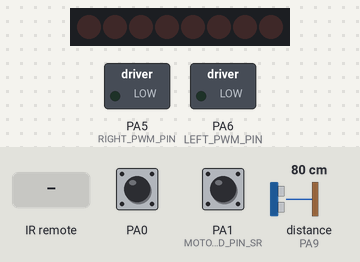
This sketch was run on a simulated STM32 Blue Pill. Parts: 8 shift-register outputs drawn as a row of LEDs (first output left, lit = HIGH), switched loads named in the sketch (green lamp = pin HIGH). Wiring (inferred from the names in the program): ultrasonic range finder: trigger PA8; echo PA9; shift register (74HC595): data PA12; shift clock PA4; latch PA13. Wiring (inferred from the signals the program sends): row of LEDs: on Q0, Q1, Q2, Q3, Q4, Q5, Q6, Q7. The inputs (shaded band) are chosen by the test bench; at power-on: PA0 HIGH, PA1 (MOTOR_RIGHT_FORWARD_PIN_SR) HIGH, distance to the obstacle (sensor on PA9) 80 cm. The echo pulse lasts 58.3 µs per cm; pins used as bus, display or sensor lines are not drawn; what the sketch prints to the serial monitor is not drawn.

Above: at 1.2 s.
1.3 s: infrared code 0x52 received
At 1.53 s:
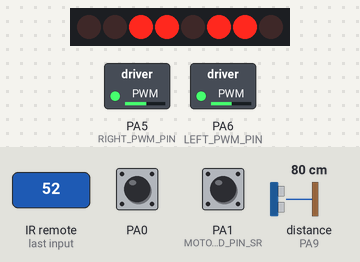
3.4 s: infrared code 0x8 received
At 4.2 s:
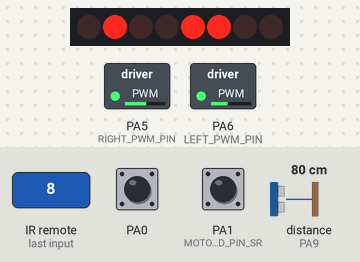
4.9 s: infrared code 0x5A received
At 6.1 s:
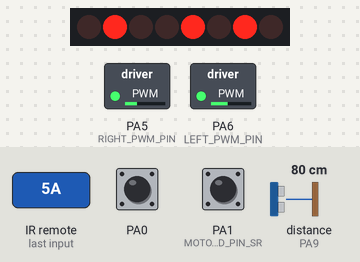
6.4 s: infrared code 0x18 received
At 7.1 s:
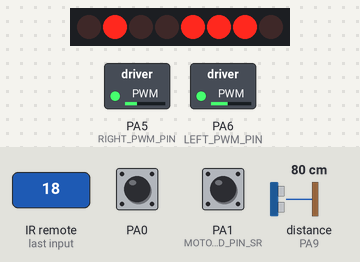
7.9 s: infrared code 0x52 received
At 8.39 s:
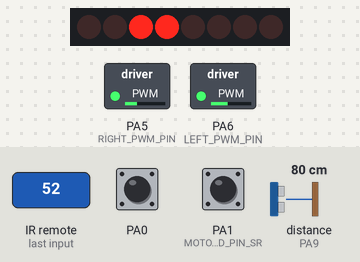
10.0 s: infrared code 0x1C received
At 10.6 s:
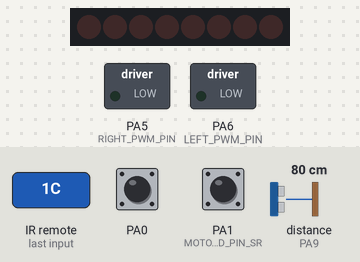
Timing chart, 0 to 12.5 s (numbered marks = the images above; inputs shaded):
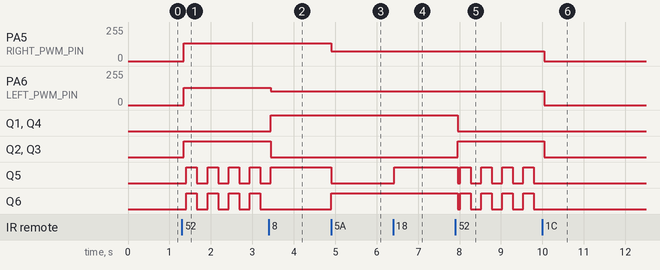

Measured:
- after the input at 1.3 s, PA5 (RIGHT_PWM_PIN): 0/255 → 135/255 after 0.05 s; PA6 (LEFT_PWM_PIN): 0/255 → 130/255 after 0.05 s; Q2, Q3: LOW → HIGH after 0.05 s; Q5, Q6: alternates HIGH for 0.25 s and LOW for 0.25 s, starting after 0.11 s
- after the input at 3.4 s, PA6 (LEFT_PWM_PIN): 130/255 → 105/255 at once
- after the input at 4.9 s, PA5 (RIGHT_PWM_PIN): 135/255 → 75/255 at once; Q5: HIGH → LOW at once; Q6: LOW → HIGH at once
- after the input at 6.4 s, Q5: LOW → HIGH at once
- after the input at 7.9 s, Q1, Q4: HIGH → LOW after 0.05 s; Q2, Q3: LOW → HIGH after 0.05 s; Q5, Q6: HIGH → LOW after 0.05 s, then repeats every 0.51 s: HIGH 0.25 s, LOW 0.25 s
- after the input at 10.0 s, PA5 (RIGHT_PWM_PIN): 75/255 → 0/255 after 0.05 s; PA6 (LEFT_PWM_PIN): 105/255 → 0/255 after 0.05 s

The sketch:

Lab_2WD_10_5_Arduino_74HC595_IR_Web_Speed_ul.ino
```cpp
#include "PinDefinitionsAndMore.h"  // Define macros for input and output pin etc.
#include <IRremote.hpp>
#include <SoftwareSerial.h>
#include <ArduinoJson.h>

//#define CONFIG_DISTANCE_DEBUG
//#define CONFIG_SPEED_DEBUG
//#define CONFIG_IRREMOTE_DEBUG
//#define CONFIG_SOFTSERIAL_DEBUG

#define DECODE_NEC  // Includes Apple and Onkyo
#define IR_RECEIVE_PIN 7

#define LATCH_PIN 13  // Latch pin of 74HC595 is connected to Digital pin 13
#define CLOCK_PIN 4   // Clock pin of 74HC595 is connected to Digital pin 4
#define DATA_PIN 12   // Data pin of 74HC595 is connected to Digital pin 12

byte values = 0;  // Variable to hold the pattern of which LEDs are currently turned on or off

// 74hc595 - motor
#define MOTOR_LEFT_FORWARD_PIN_SR 4
#define MOTOR_LEFT_BACK_PIN_SR 3
#define MOTOR_RIGHT_FORWARD_PIN_SR 1
#define MOTOR_RIGHT_BACK_PIN_SR 2
// 74hc595 - led
#define LED_LEFT_PIN_SR 5
#define LED_RIGHT_PIN_SR 6

// LN298N - Arduino
#define LEFT_PWM_PIN 6
#define RIGHT_PWM_PIN 5

// motor state code
const int MOTOR_GO = 0;
const int MOTOR_BACK = 1;
const int MOTOR_STOP = 2;
const int MOTOR_LEFT = 3;
const int MOTOR_RIGHT = 4;

int motor_state = MOTOR_STOP;
int motor_cmd = MOTOR_STOP;

#define SPEED_MAX 250
#define SPEED_MIN 50

// PWM - speed
int step_speed = 10;
int left_speed = 130;
int right_speed = 135;
int turn_speed_diff = 30;

long previousMillis_blink;  // for led blink
const int interval_blink = 200;

// char from softserial to control moto
const String GO = "G";
const String STOP = "S";
const String BACK = "B";
const String LEFT = "L";
const String RIGHT = "R";
// softserial - Arduino
#define SS_RX_PIN 10
#define SS_TX_PIN 11
SoftwareSerial espSerial(SS_RX_PIN, SS_TX_PIN);

// Arduino UNO/Pro Mini intercept0，1(pin2,3)
int leftCounter = 0, rightCounter = 0;
unsigned long time = 0, old_time = 0;
unsigned long time1 = 0;
float lv, rv;

// ultrasonic - Arduino
#define TRIG_PIN 8  // Trigger
#define ECHO_PIN 9  // Echo
long duration;
float distance;

// to esp8266
const int interval_send_data = 10;
long previousMillis_send_data;  // for send data
String out_json;

// 74HC595N
void shift_register_update() {
  //
  digitalWrite(LATCH_PIN, LOW);
  shiftOut(DATA_PIN, CLOCK_PIN, LSBFIRST, values);
  digitalWrite(LATCH_PIN, HIGH);
};

void shift_register_init() {

  // Set all the pins of 74HC595 as OUTPUT
  pinMode(LATCH_PIN, OUTPUT);
  pinMode(DATA_PIN, OUTPUT);
  pinMode(CLOCK_PIN, OUTPUT);
  shift_register_update();
}

void motor_init() {
  analogWrite(LEFT_PWM_PIN, 0);
  analogWrite(RIGHT_PWM_PIN, 0);

  bitClear(values, 7 - MOTOR_LEFT_FORWARD_PIN_SR);
  bitClear(values, 7 - MOTOR_LEFT_BACK_PIN_SR);
  bitClear(values, 7 - MOTOR_RIGHT_FORWARD_PIN_SR);
  bitClear(values, 7 - MOTOR_RIGHT_BACK_PIN_SR);
  shift_register_update();
}

void motor_go() {
  // left forward
  analogWrite(LEFT_PWM_PIN, left_speed);
  bitSet(values, 7 - MOTOR_LEFT_FORWARD_PIN_SR);
  bitClear(values, 7 - MOTOR_LEFT_BACK_PIN_SR);
  // right forward
  analogWrite(RIGHT_PWM_PIN, right_speed);
  bitSet(values, 7 - MOTOR_RIGHT_FORWARD_PIN_SR);
  bitClear(values, 7 - MOTOR_RIGHT_BACK_PIN_SR);
}

void motor_back() {
  analogWrite(LEFT_PWM_PIN, left_speed);
  bitClear(values, 7 - MOTOR_LEFT_FORWARD_PIN_SR);
  bitSet(values, 7 - MOTOR_LEFT_BACK_PIN_SR);

  analogWrite(RIGHT_PWM_PIN, right_speed);
  bitClear(values, 7 - MOTOR_RIGHT_FORWARD_PIN_SR);
  bitSet(values, 7 - MOTOR_RIGHT_BACK_PIN_SR);
}

void motor_turn_left() {
  // right speed>left speed
  left_speed = right_speed - turn_speed_diff;
  if (left_speed < SPEED_MIN) {
    left_speed = SPEED_MIN;
  };
  analogWrite(LEFT_PWM_PIN, left_speed);
  bitSet(values, 7 - MOTOR_LEFT_FORWARD_PIN_SR);
  bitClear(values, 7 - MOTOR_LEFT_BACK_PIN_SR);

  analogWrite(RIGHT_PWM_PIN, right_speed);
  bitSet(values, 7 - MOTOR_RIGHT_FORWARD_PIN_SR);
  bitClear(values, 7 - MOTOR_RIGHT_BACK_PIN_SR);
}

void motor_turn_right() {
  // left speed>right speed
  analogWrite(LEFT_PWM_PIN, left_speed);
  bitSet(values, 7 - MOTOR_LEFT_FORWARD_PIN_SR);
  bitClear(values, 7 - MOTOR_LEFT_BACK_PIN_SR);
  right_speed = left_speed - turn_speed_diff;
  if (right_speed < SPEED_MIN) {
    right_speed = SPEED_MIN;
  }
  analogWrite(RIGHT_PWM_PIN, right_speed);
  bitSet(values, 7 - MOTOR_RIGHT_FORWARD_PIN_SR);
  bitClear(values, 7 - MOTOR_RIGHT_BACK_PIN_SR);
}

void motor_stop() {
  motor_init();
}

void motor_action(int motor_cmd) {
  switch (motor_cmd) {
    case MOTOR_GO:
      bitSet(values, 7 - LED_LEFT_PIN_SR);
      bitSet(values, 7 - LED_RIGHT_PIN_SR);
      motor_go();
      shift_register_update();
      motor_state = motor_cmd;
      break;
    case MOTOR_STOP:
      bitClear(values, 7 - LED_LEFT_PIN_SR);
      bitClear(values, 7 - LED_RIGHT_PIN_SR);
      motor_stop();
      shift_register_update();
      motor_state = motor_cmd;
      break;
    case MOTOR_BACK:
      previousMillis_blink = 0;
      bitClear(values, 7 - LED_LEFT_PIN_SR);
      bitClear(values, 7 - LED_RIGHT_PIN_SR);
      motor_back();
      shift_register_update();
      motor_state = motor_cmd;
      break;
    case MOTOR_LEFT:
      bitSet(values, 7 - LED_LEFT_PIN_SR);
      bitClear(values, 7 - LED_RIGHT_PIN_SR);
      motor_turn_left();
      shift_register_update();
      motor_state = motor_cmd;
      break;
    case MOTOR_RIGHT:
      bitClear(values, 7 - LED_LEFT_PIN_SR);
      bitSet(values, 7 - LED_RIGHT_PIN_SR);
      motor_turn_right();
      shift_register_update();
      motor_state = motor_cmd;
      break;
    default:
      break;
  };
};

void update_motor_speed(int step_speed_value) {
  left_speed += step_speed_value;
  right_speed += step_speed_value;

  if (left_speed > SPEED_MAX) {
    left_speed = SPEED_MAX;
  } else if (left_speed < SPEED_MIN) {
    left_speed = SPEED_MIN;
  };
  //right_speed
  if (right_speed > SPEED_MAX) {
    right_speed = SPEED_MAX;
  } else if (right_speed < SPEED_MIN) {
    right_speed = SPEED_MIN;
  };

  analogWrite(LEFT_PWM_PIN, left_speed);
  analogWrite(RIGHT_PWM_PIN, right_speed);
}

void irremote_init() {
#ifdef CONFIG_IRREMOTE_DEBUG
  Serial.println(F("START " __FILE__ " from " __DATE__ "\r\nUsing library version " VERSION_IRREMOTE));
#endif
  IrReceiver.begin(IR_RECEIVE_PIN, DISABLE_LED_FEEDBACK);
#ifdef CONFIG_IRREMOTE_DEBUG
  Serial.print(F("Ready to receive IR signals of protocols: "));
  printActiveIRProtocols(&Serial);
  Serial.println(F("at pin " STR(IR_RECEIVE_PIN)));
#endif
};

void irremote_cmd() {
  if (IrReceiver.decode()) {
#ifdef CONFIG_IRREMOTE_DEBUG
    // Print a short summary of received data
    IrReceiver.printIRResultShort(&Serial);
    if (IrReceiver.decodedIRData.protocol == UNKNOWN) {
      Serial.println(F("Received noise or an unknown (or not yet enabled) protocol"));
      IrReceiver.printIRResultRawFormatted(&Serial, true);
    }
    Serial.println();
#endif
    //!!!Important!!! Enable receiving of the next value,
    IrReceiver.resume();  // Enable receiving of the next value
    if (IrReceiver.decodedIRData.command == 0x18) {
      motor_cmd = MOTOR_GO;
    } else if (IrReceiver.decodedIRData.command == 0x8) {
      motor_cmd = MOTOR_LEFT;
    } else if (IrReceiver.decodedIRData.command == 0x5A) {
      motor_cmd = MOTOR_RIGHT;
    } else if (IrReceiver.decodedIRData.command == 0x52) {
      motor_cmd = MOTOR_BACK;
    } else if (IrReceiver.decodedIRData.command == 0x1C) {
      motor_cmd = MOTOR_STOP;
    } else if (IrReceiver.decodedIRData.command == 0x15) {
      // + speed
      update_motor_speed(step_speed);
    } else if (IrReceiver.decodedIRData.command == 0x7) {  // - speed
      update_motor_speed(-step_speed);
    };
  };
  if (motor_cmd != motor_state) {
    motor_action(motor_cmd);
  };
}

void softserial_cmd() {
  // from esp8266 softserial
  String inString = "";
  while (espSerial.available()) {
    inString += char(espSerial.read());
#ifdef CONFIG_SOFTSERIAL_DEBUG
    Serial.print(inString);
#endif
  };

  if (inString.indexOf(GO) != -1) {
    motor_cmd = MOTOR_GO;
  } else if (inString.indexOf(STOP) != -1) {
    motor_cmd = MOTOR_STOP;
  } else if (inString.indexOf(BACK) != -1) {
    motor_cmd = MOTOR_BACK;
  } else if (inString.indexOf(LEFT) != -1) {
    motor_cmd = MOTOR_LEFT;
  } else if (inString.indexOf(RIGHT) != -1) {
    motor_cmd = MOTOR_RIGHT;
  };
  if (motor_cmd != motor_state) {
    motor_action(motor_cmd);
  };
}

bool speed_detection() {
  time = millis();
  if (abs(time - old_time) >= 1000) {
    detachInterrupt(0);  // 关闭外部中断
    detachInterrupt(1);
    lv = (float)leftCounter * 60 / 20;
    rv = (float)rightCounter * 60 / 20;
#ifdef CONFIG_SPEED_DEBUG
    Serial.print("left:");
    Serial.print(lv);
    Serial.print("     right:");
    Serial.println(rv);
#endif
    leftCounter = 0;
    rightCounter = 0;
    old_time = millis();
    attachInterrupt(0, RightCount_CallBack, FALLING);
    attachInterrupt(1, LeftCount_CallBack, FALLING);
    return 1;
  } else
    return 0;
}

void LeftCount_CallBack() {
  leftCounter++;
}

void RightCount_CallBack() {
  rightCounter++;
}

void distance_detection() {
  digitalWrite(TRIG_PIN, LOW);
  delayMicroseconds(5);
  digitalWrite(TRIG_PIN, HIGH);
  delayMicroseconds(10);
  digitalWrite(TRIG_PIN, LOW);

  pinMode(ECHO_PIN, INPUT);
  duration = pulseIn(ECHO_PIN, HIGH);
  distance = (duration / 2) / 29.1;
#ifdef CONFIG_DISTANCE_DEBUG
  Serial.print(distance);
  Serial.print("cm");
  Serial.println();
#endif
}

void ultrasonic_init() {
  pinMode(TRIG_PIN, OUTPUT);
  pinMode(ECHO_PIN, INPUT);
}

void led_blink() {
  unsigned long currentMillis = millis();
  if (currentMillis - previousMillis_blink >= interval_blink) {
    previousMillis_blink = currentMillis;  // Remember the time
    if (bitRead(values, 7 - LED_LEFT_PIN_SR) == 1) {
      bitClear(values, 7 - LED_LEFT_PIN_SR);
      bitClear(values, 7 - LED_RIGHT_PIN_SR);
    } else if ((bitRead(values, 7 - LED_LEFT_PIN_SR) == 0)) {
      bitSet(values, 7 - LED_LEFT_PIN_SR);
      bitSet(values, 7 - LED_RIGHT_PIN_SR);
    };
    shift_register_update();
  };
}

void setup() {
  Serial.begin(9600);

  shift_register_init();
  motor_init();
  irremote_init();
  ultrasonic_init();

  espSerial.begin(9600);

  previousMillis_send_data = 0;
};

void loop() {
  bool sd = speed_detection();
  distance_detection();
  if (distance < 30) {
    if (motor_state == MOTOR_GO || motor_state == MOTOR_LEFT || motor_state == MOTOR_RIGHT) {
      motor_cmd = MOTOR_STOP;
      motor_action(motor_cmd);
    }
  }
  if (motor_state == MOTOR_BACK) {
    led_blink();
  };
  irremote_cmd();
  softserial_cmd();

  unsigned long currentMillis = millis();
  if (currentMillis - previousMillis_send_data >= interval_send_data) {
    previousMillis_send_data = currentMillis;  // Remember the time
                                               // Create the JSON document
    StaticJsonDocument<200> doc;
    doc["distance"] = String(distance, 2);
    doc["left_speed"] = String(lv, 2);
    doc["right_speed"] = String(rv, 2);

    // Send the JSON document over the "link" serial port
    serializeJson(doc, espSerial);
    serializeJson(doc, Serial);
    // espSerial.println(out_json);
    // Serial.println(out_json);
  }
}
```

Source omitted: PinDefinitionsAndMore.h (13750 bytes)
